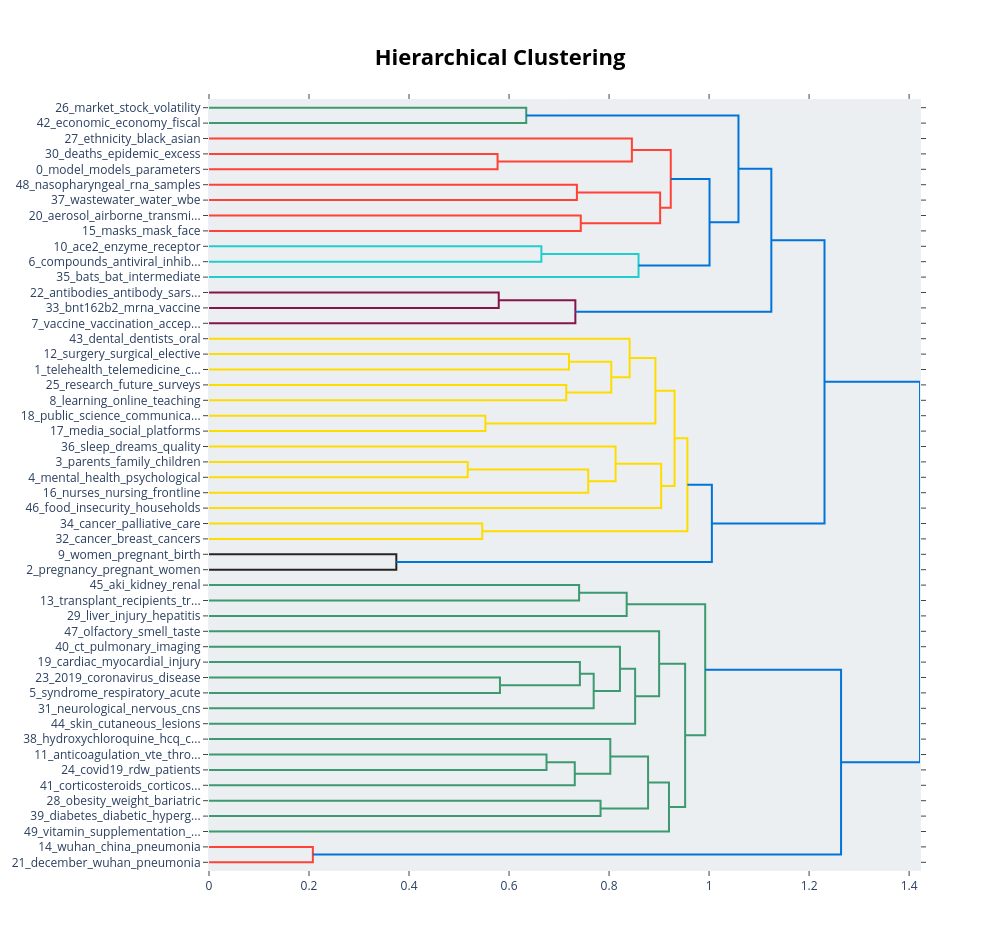

The notebook cell this image was saved under:
### Code cell
topic_model.visualize_hierarchy(top_n_topics=50)

### Figure 1 — Plotly figure (JSON) as saved in the notebook; plotly's stock layout.template omitted (floating-point values rounded to 4 significant figures)
{"data": [{"hoverinfo": "text", "marker": {"color": "rgb(61,153,112)"}, "mode": "lines", "type": "scatter", "x": [0.0, 0.6344, 0.6344, 0.0], "xaxis": "x", "y": [-5.0, -5.0, -15.0, -15.0], "yaxis": "y"}, {"hoverinfo": "text", "marker": {"color": "rgb(255,65,54)"}, "mode": "lines", "type": "scatter", "x": [0.0, 0.5771, 0.5771, 0.0], "xaxis": "x", "y": [-35.0, -35.0, -45.0, -45.0], "yaxis": "y"}, {"hoverinfo": "text", "marker": {"color": "rgb(255,65,54)"}, "mode": "lines", "type": "scatter", "x": [0.0, 0.8456, 0.8456, 0.5771], "xaxis": "x", "y": [-25.0, -25.0, -40.0, -40.0], "yaxis": "y"}, {"hoverinfo": "text", "marker": {"color": "rgb(255,65,54)"}, "mode": "lines", "type": "scatter", "x": [0.0, 0.7357, 0.7357, 0.0], "xaxis": "x", "y": [-55.0, -55.0, -65.0, -65.0], "yaxis": "y"}, {"hoverinfo": "text", "marker": {"color": "rgb(255,65,54)"}, "mode": "lines", "type": "scatter", "x": [0.0, 0.7434, 0.7434, 0.0], "xaxis": "x", "y": [-75.0, -75.0, -85.0, -85.0], "yaxis": "y"}, {"hoverinfo": "text", "marker": {"color": "rgb(255,65,54)"}, "mode": "lines", "type": "scatter", "x": [0.7357, 0.9021, 0.9021, 0.7434], "xaxis": "x", "y": [-60.0, -60.0, -80.0, -80.0], "yaxis": "y"}, {"hoverinfo": "text", "marker": {"color": "rgb(255,65,54)"}, "mode": "lines", "type": "scatter", "x": [0.8456, 0.9234, 0.9234, 0.9021], "xaxis": "x", "y": [-32.5, -32.5, -70.0, -70.0], "yaxis": "y"}, {"hoverinfo": "text", "marker": {"color": "rgb(35,205,205)"}, "mode": "lines", "type": "scatter", "x": [0.0, 0.6647, 0.6647, 0.0], "xaxis": "x", "y": [-95.0, -95.0, -105.0, -105.0], "yaxis": "y"}, {"hoverinfo": "text", "marker": {"color": "rgb(35,205,205)"}, "mode": "lines", "type": "scatter", "x": [0.6647, 0.8589, 0.8589, 0.0], "xaxis": "x", "y": [-100.0, -100.0, -115.0, -115.0], "yaxis": "y"}, {"hoverinfo": "text", "marker": {"color": "rgb(0,116,217)"}, "mode": "lines", "type": "scatter", "x": [0.9234, 1.001, 1.001, 0.8589], "xaxis": "x", "y": [-51.25, -51.25, -107.5, -107.5], "yaxis": "y"}, {"hoverinfo": "text", "marker": {"color": "rgb(0,116,217)"}, "mode": "lines", "type": "scatter", "x": [0.6344, 1.059, 1.059, 1.001], "xaxis": "x", "y": [-10.0, -10.0, -79.38, -79.38], "yaxis": "y"}, {"hoverinfo": "text", "marker": {"color": "rgb(133,20,75)"}, "mode": "lines", "type": "scatter", "x": [0.0, 0.5794, 0.5794, 0.0], "xaxis": "x", "y": [-125.0, -125.0, -135.0, -135.0], "yaxis": "y"}, {"hoverinfo": "text", "marker": {"color": "rgb(133,20,75)"}, "mode": "lines", "type": "scatter", "x": [0.5794, 0.7326, 0.7326, 0.0], "xaxis": "x", "y": [-130.0, -130.0, -145.0, -145.0], "yaxis": "y"}, {"hoverinfo": "text", "marker": {"color": "rgb(0,116,217)"}, "mode": "lines", "type": "scatter", "x": [1.059, 1.125, 1.125, 0.7326], "xaxis": "x", "y": [-44.69, -44.69, -137.5, -137.5], "yaxis": "y"}, {"hoverinfo": "text", "marker": {"color": "rgb(255,220,0)"}, "mode": "lines", "type": "scatter", "x": [0.0, 0.7198, 0.7198, 0.0], "xaxis": "x", "y": [-165.0, -165.0, -175.0, -175.0], "yaxis": "y"}, {"hoverinfo": "text", "marker": {"color": "rgb(255,220,0)"}, "mode": "lines", "type": "scatter", "x": [0.0, 0.7144, 0.7144, 0.0], "xaxis": "x", "y": [-185.0, -185.0, -195.0, -195.0], "yaxis": "y"}, {"hoverinfo": "text", "marker": {"color": "rgb(255,220,0)"}, "mode": "lines", "type": "scatter", "x": [0.7198, 0.8044, 0.8044, 0.7144], "xaxis": "x", "y": [-170.0, -170.0, -190.0, -190.0], "yaxis": "y"}, {"hoverinfo": "text", "marker": {"color": "rgb(255,220,0)"}, "mode": "lines", "type": "scatter", "x": [0.0, 0.8412, 0.8412, 0.8044], "xaxis": "x", "y": [-155.0, -155.0, -180.0, -180.0], "yaxis": "y"}, {"hoverinfo": "text", "marker": {"color": "rgb(255,220,0)"}, "mode": "lines", "type": "scatter", "x": [0.0, 0.5528, 0.5528, 0.0], "xaxis": "x", "y": [-205.0, -205.0, -215.0, -215.0], "yaxis": "y"}, {"hoverinfo": "text", "marker": {"color": "rgb(255,220,0)"}, "mode": "lines", "type": "scatter", "x": [0.8412, 0.8927, 0.8927, 0.5528], "xaxis": "x", "y": [-167.5, -167.5, -210.0, -210.0], "yaxis": "y"}, {"hoverinfo": "text", "marker": {"color": "rgb(255,220,0)"}, "mode": "lines", "type": "scatter", "x": [0.0, 0.5173, 0.5173, 0.0], "xaxis": "x", "y": [-235.0, -235.0, -245.0, -245.0], "yaxis": "y"}, {"hoverinfo": "text", "marker": {"color": "rgb(255,220,0)"}, "mode": "lines", "type": "scatter", "x": [0.5173, 0.7583, 0.7583, 0.0], "xaxis": "x", "y": [-240.0, -240.0, -255.0, -255.0], "yaxis": "y"}, {"hoverinfo": "text", "marker": {"color": "rgb(255,220,0)"}, "mode": "lines", "type": "scatter", "x": [0.0, 0.8131, 0.8131, 0.7583], "xaxis": "x", "y": [-225.0, -225.0, -247.5, -247.5], "yaxis": "y"}, {"hoverinfo": "text", "marker": {"color": "rgb(255,220,0)"}, "mode": "lines", "type": "scatter", "x": [0.8131, 0.9042, 0.9042, 0.0], "xaxis": "x", "y": [-236.2, -236.2, -265.0, -265.0], "yaxis": "y"}, {"hoverinfo": "text", "marker": {"color": "rgb(255,220,0)"}, "mode": "lines", "type": "scatter", "x": [0.8927, 0.9309, 0.9309, 0.9042], "xaxis": "x", "y": [-188.8, -188.8, -250.6, -250.6], "yaxis": "y"}, {"hoverinfo": "text", "marker": {"color": "rgb(255,220,0)"}, "mode": "lines", "type": "scatter", "x": [0.0, 0.5464, 0.5464, 0.0], "xaxis": "x", "y": [-275.0, -275.0, -285.0, -285.0], "yaxis": "y"}, {"hoverinfo": "text", "marker": {"color": "rgb(255,220,0)"}, "mode": "lines", "type": "scatter", "x": [0.9309, 0.9566, 0.9566, 0.5464], "xaxis": "x", "y": [-219.7, -219.7, -280.0, -280.0], "yaxis": "y"}, {"hoverinfo": "text", "marker": {"color": "rgb(40,35,35)"}, "mode": "lines", "type": "scatter", "x": [0.0, 0.3746, 0.3746, 0.0], "xaxis": "x", "y": [-295.0, -295.0, -305.0, -305.0], "yaxis": "y"}, {"hoverinfo": "text", "marker": {"color": "rgb(0,116,217)"}, "mode": "lines", "type": "scatter", "x": [0.9566, 1.006, 1.006, 0.3746], "xaxis": "x", "y": [-249.8, -249.8, -300.0, -300.0], "yaxis": "y"}, {"hoverinfo": "text", "marker": {"color": "rgb(0,116,217)"}, "mode": "lines", "type": "scatter", "x": [1.125, 1.231, 1.231, 1.006], "xaxis": "x", "y": [-91.09, -91.09, -274.9, -274.9], "yaxis": "y"}, {"hoverinfo": "text", "marker": {"color": "rgb(61,153,112)"}, "mode": "lines", "type": "scatter", "x": [0.0, 0.7401, 0.7401, 0.0], "xaxis": "x", "y": [-315.0, -315.0, -325.0, -325.0], "yaxis": "y"}, {"hoverinfo": "text", "marker": {"color": "rgb(61,153,112)"}, "mode": "lines", "type": "scatter", "x": [0.7401, 0.8352, 0.8352, 0.0], "xaxis": "x", "y": [-320.0, -320.0, -335.0, -335.0], "yaxis": "y"}, {"hoverinfo": "text", "marker": {"color": "rgb(61,153,112)"}, "mode": "lines", "type": "scatter", "x": [0.0, 0.5818, 0.5818, 0.0], "xaxis": "x", "y": [-375.0, -375.0, -385.0, -385.0], "yaxis": "y"}, {"hoverinfo": "text", "marker": {"color": "rgb(61,153,112)"}, "mode": "lines", "type": "scatter", "x": [0.0, 0.7417, 0.7417, 0.5818], "xaxis": "x", "y": [-365.0, -365.0, -380.0, -380.0], "yaxis": "y"}, {"hoverinfo": "text", "marker": {"color": "rgb(61,153,112)"}, "mode": "lines", "type": "scatter", "x": [0.7417, 0.7693, 0.7693, 0.0], "xaxis": "x", "y": [-372.5, -372.5, -395.0, -395.0], "yaxis": "y"}, {"hoverinfo": "text", "marker": {"color": "rgb(61,153,112)"}, "mode": "lines", "type": "scatter", "x": [0.0, 0.8218, 0.8218, 0.7693], "xaxis": "x", "y": [-355.0, -355.0, -383.8, -383.8], "yaxis": "y"}, {"hoverinfo": "text", "marker": {"color": "rgb(61,153,112)"}, "mode": "lines", "type": "scatter", "x": [0.8218, 0.8521, 0.8521, 0.0], "xaxis": "x", "y": [-369.4, -369.4, -405.0, -405.0], "yaxis": "y"}, {"hoverinfo": "text", "marker": {"color": "rgb(61,153,112)"}, "mode": "lines", "type": "scatter", "x": [0.0, 0.9001, 0.9001, 0.8521], "xaxis": "x", "y": [-345.0, -345.0, -387.2, -387.2], "yaxis": "y"}, {"hoverinfo": "text", "marker": {"color": "rgb(61,153,112)"}, "mode": "lines", "type": "scatter", "x": [0.0, 0.6749, 0.6749, 0.0], "xaxis": "x", "y": [-425.0, -425.0, -435.0, -435.0], "yaxis": "y"}, {"hoverinfo": "text", "marker": {"color": "rgb(61,153,112)"}, "mode": "lines", "type": "scatter", "x": [0.6749, 0.7315, 0.7315, 0.0], "xaxis": "x", "y": [-430.0, -430.0, -445.0, -445.0], "yaxis": "y"}, {"hoverinfo": "text", "marker": {"color": "rgb(61,153,112)"}, "mode": "lines", "type": "scatter", "x": [0.0, 0.8025, 0.8025, 0.7315], "xaxis": "x", "y": [-415.0, -415.0, -437.5, -437.5], "yaxis": "y"}, {"hoverinfo": "text", "marker": {"color": "rgb(61,153,112)"}, "mode": "lines", "type": "scatter", "x": [0.0, 0.783, 0.783, 0.0], "xaxis": "x", "y": [-455.0, -455.0, -465.0, -465.0], "yaxis": "y"}, {"hoverinfo": "text", "marker": {"color": "rgb(61,153,112)"}, "mode": "lines", "type": "scatter", "x": [0.8025, 0.878, 0.878, 0.783], "xaxis": "x", "y": [-426.2, -426.2, -460.0, -460.0], "yaxis": "y"}, {"hoverinfo": "text", "marker": {"color": "rgb(61,153,112)"}, "mode": "lines", "type": "scatter", "x": [0.878, 0.9198, 0.9198, 0.0], "xaxis": "x", "y": [-443.1, -443.1, -475.0, -475.0], "yaxis": "y"}, {"hoverinfo": "text", "marker": {"color": "rgb(61,153,112)"}, "mode": "lines", "type": "scatter", "x": [0.9001, 0.9521, 0.9521, 0.9198], "xaxis": "x", "y": [-366.1, -366.1, -459.1, -459.1], "yaxis": "y"}, {"hoverinfo": "text", "marker": {"color": "rgb(61,153,112)"}, "mode": "lines", "type": "scatter", "x": [0.8352, 0.9923, 0.9923, 0.9521], "xaxis": "x", "y": [-327.5, -327.5, -412.6, -412.6], "yaxis": "y"}, {"hoverinfo": "text", "marker": {"color": "rgb(255,65,54)"}, "mode": "lines", "type": "scatter", "x": [0.0, 0.2077, 0.2077, 0.0], "xaxis": "x", "y": [-485.0, -485.0, -495.0, -495.0], "yaxis": "y"}, {"hoverinfo": "text", "marker": {"color": "rgb(0,116,217)"}, "mode": "lines", "type": "scatter", "x": [0.9923, 1.264, 1.264, 0.2077], "xaxis": "x", "y": [-370.0, -370.0, -490.0, -490.0], "yaxis": "y"}, {"hoverinfo": "text", "marker": {"color": "rgb(0,116,217)"}, "mode": "lines", "type": "scatter", "x": [1.231, 1.422, 1.422, 1.264], "xaxis": "x", "y": [-183.0, -183.0, -430.0, -430.0], "yaxis": "y"}], "layout": {"autosize": false, "height": 950, "hoverlabel": {"bgcolor": "white", "font": {"family": "Rockwell", "size": 16}}, "hovermode": "closest", "plot_bgcolor": "#ECEFF1", "showlegend": false, "title": {"font": {"color": "Black", "size": 22}, "text": "<b>Hierarchical Clustering</b>", "x": 0.5, "xanchor": "center", "yanchor": "top"}, "width": 1000, "xaxis": {"mirror": "allticks", "rangemode": "tozero", "showgrid": false, "showline": true, "showticklabels": true, "ticks": "outside", "type": "linear", "zeroline": false}, "yaxis": {"mirror": "allticks", "range": [-500, 0], "rangemode": "tozero", "showgrid": false, "showline": true, "showticklabels": true, "tickmode": "array", "ticks": "outside", "ticktext": ["26_market_stock_volatility", "42_economic_economy_fiscal", "27_ethnicity_black_asian", "30_deaths_epidemic_excess", "0_model_models_parameters", "48_nasopharyngeal_rna_samples", "37_wastewater_water_wbe", "20_aerosol_airborne_transmi...", "15_masks_mask_face", "10_ace2_enzyme_receptor", "6_compounds_antiviral_inhib...", "35_bats_bat_intermediate", "22_antibodies_antibody_sars...", "33_bnt162b2_mrna_vaccine", "7_vaccine_vaccination_accep...", "43_dental_dentists_oral", "12_surgery_surgical_elective", "1_telehealth_telemedicine_c...", "25_research_future_surveys", "8_learning_online_teaching", "18_public_science_communica...", "17_media_social_platforms", "36_sleep_dreams_quality", "3_parents_family_children", "4_mental_health_psychological", "16_nurses_nursing_frontline", "46_food_insecurity_households", "34_cancer_palliative_care", "32_cancer_breast_cancers", "9_women_pregnant_birth", "2_pregnancy_pregnant_women", "45_aki_kidney_renal", "13_transplant_recipients_tr...", "29_liver_injury_hepatitis", "47_olfactory_smell_taste", "40_ct_pulmonary_imaging", "19_cardiac_myocardial_injury", "23_2019_coronavirus_disease", "5_syndrome_respiratory_acute", "31_neurological_nervous_cns", "44_skin_cutaneous_lesions", "38_hydroxychloroquine_hcq_c...", "11_anticoagulation_vte_thro...", "24_covid19_rdw_patients", "41_corticosteroids_corticos...", "28_obesity_weight_bariatric", "39_diabetes_diabetic_hyperg...", "49_vitamin_supplementation_...", "14_wuhan_china_pneumonia", "21_december_wuhan_pneumonia"], "tickvals": [-5, -15, -25, -35, -45, -55, -65, -75, -85, -95, -105, -115, -125, -135, -145, -155, -165, -175, -185, -195, -205, -215, -225, -235, -245, -255, -265, -275, -285, -295, -305, -315, -325, -335, -345, -355, -365, -375, -385, -395, -405, -415, -425, -435, -445, -455, -465, -475, -485, -495], "type": "linear", "zeroline": false}}}
